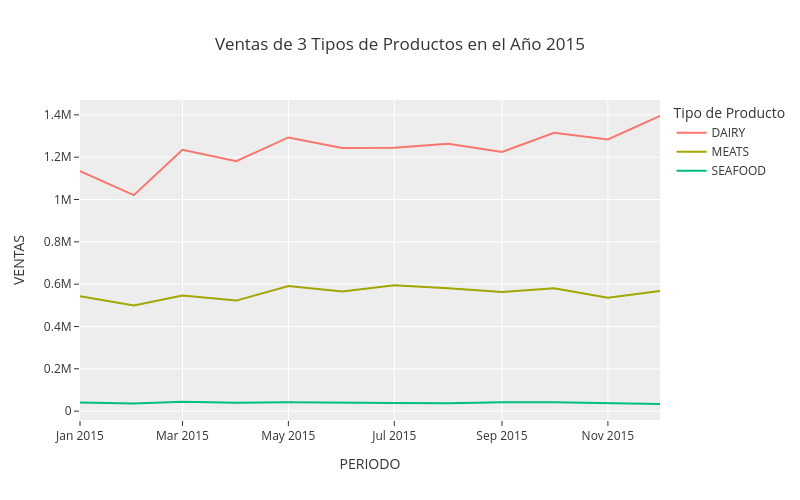

This figure's notebook cell:
### Code cell
# Plotly
fig = px.line(
    df,
    width = 800,
    height = 500,
    template = 'ggplot2',
    title = 'Ventas de 3 Tipos de Productos en el Año 2015',
    labels = {
        'fecha': 'Periodo',
        'value': 'Ventas En Millones de Dólares',
        # también se modifica desde aquí la leyenda
        'variable': 'Tipo de Producto'
    }
)

# Otra manera:
fig.update_layout(
    xaxis_title = 'PERIODO',
    yaxis_title = 'VENTAS'
)

fig.show() # Para que se pueda mostrar cuando esta en una variable

### Figure 1 — Plotly figure (JSON) as saved in the notebook; plotly's stock layout.template omitted (floating-point values rounded to 4 significant figures)
{"data": [{"hovertemplate": "Tipo de Producto=DAIRY<br>Periodo=%{x}<br>Ventas En Millones de Dólares=%{y}<extra></extra>", "legendgroup": "DAIRY", "line": {"color": "#F8766D", "dash": "solid"}, "marker": {"symbol": "circle"}, "mode": "lines", "name": "DAIRY", "orientation": "v", "showlegend": true, "type": "scatter", "x": ["2015-01", "2015-02", "2015-03", "2015-04", "2015-05", "2015-06", "2015-07", "2015-08", "2015-09", "2015-10", "2015-11", "2015-12"], "xaxis": "x", "y": [1134521, 1020747, 1234851, 1181180, 1293308, 1243588, 1244815, 1263428, 1224619, 1314827, 1283672, 1394582], "yaxis": "y"}, {"hovertemplate": "Tipo de Producto=MEATS<br>Periodo=%{x}<br>Ventas En Millones de Dólares=%{y}<extra></extra>", "legendgroup": "MEATS", "line": {"color": "#A3A500", "dash": "solid"}, "marker": {"symbol": "circle"}, "mode": "lines", "name": "MEATS", "orientation": "v", "showlegend": true, "type": "scatter", "x": ["2015-01", "2015-02", "2015-03", "2015-04", "2015-05", "2015-06", "2015-07", "2015-08", "2015-09", "2015-10", "2015-11", "2015-12"], "xaxis": "x", "y": [543100.0, 498700.0, 546500.0, 522300.0, 591700.0, 565000.0, 594900.0, 581200.0, 562700.0, 580800.0, 535900.0, 567400.0], "yaxis": "y"}, {"hovertemplate": "Tipo de Producto=SEAFOOD<br>Periodo=%{x}<br>Ventas En Millones de Dólares=%{y}<extra></extra>", "legendgroup": "SEAFOOD", "line": {"color": "#00BF7D", "dash": "solid"}, "marker": {"symbol": "circle"}, "mode": "lines", "name": "SEAFOOD", "orientation": "v", "showlegend": true, "type": "scatter", "x": ["2015-01", "2015-02", "2015-03", "2015-04", "2015-05", "2015-06", "2015-07", "2015-08", "2015-09", "2015-10", "2015-11", "2015-12"], "xaxis": "x", "y": [40470.0, 36070.0, 43810.0, 39980.0, 42510.0, 38780.0, 38540.0, 37770.0, 41910.0, 41420.0, 38820.0, 33730.0], "yaxis": "y"}], "layout": {"height": 500, "legend": {"title": {"text": "Tipo de Producto"}, "tracegroupgap": 0}, "title": {"text": "Ventas de 3 Tipos de Productos en el Año 2015"}, "width": 800, "xaxis": {"anchor": "y", "domain": [0, 1], "title": {"text": "PERIODO"}}, "yaxis": {"anchor": "x", "domain": [0, 1], "title": {"text": "VENTAS"}}}}
